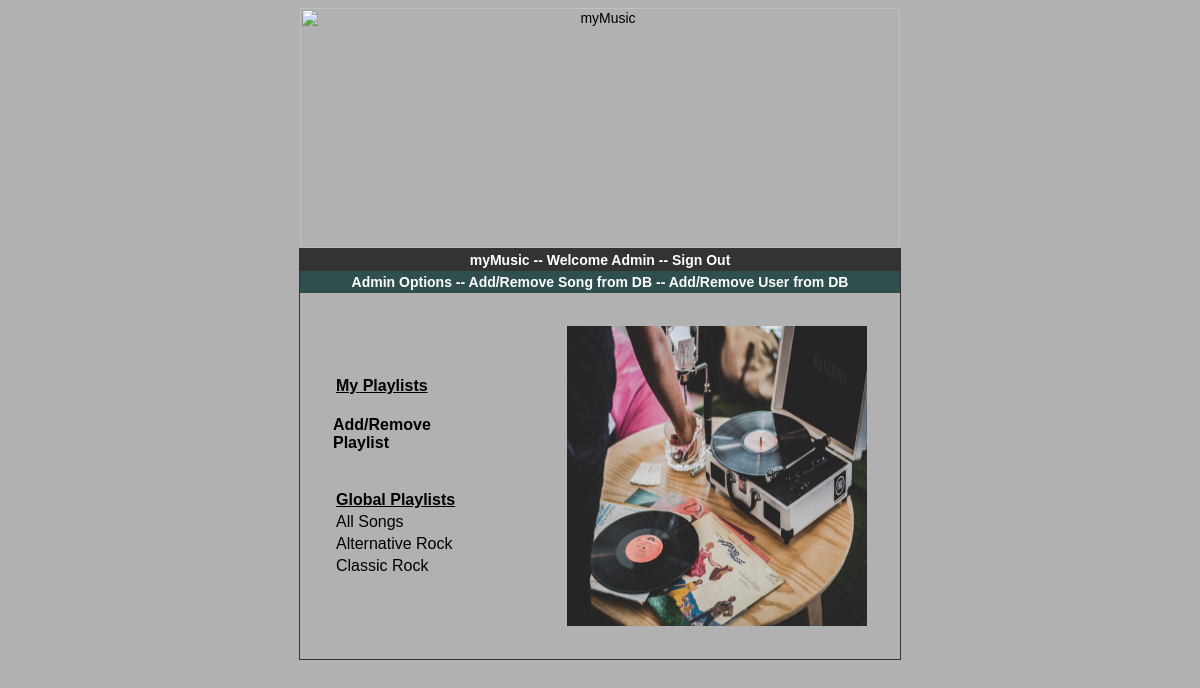
The app's page /welcome.php (signed in), older data.
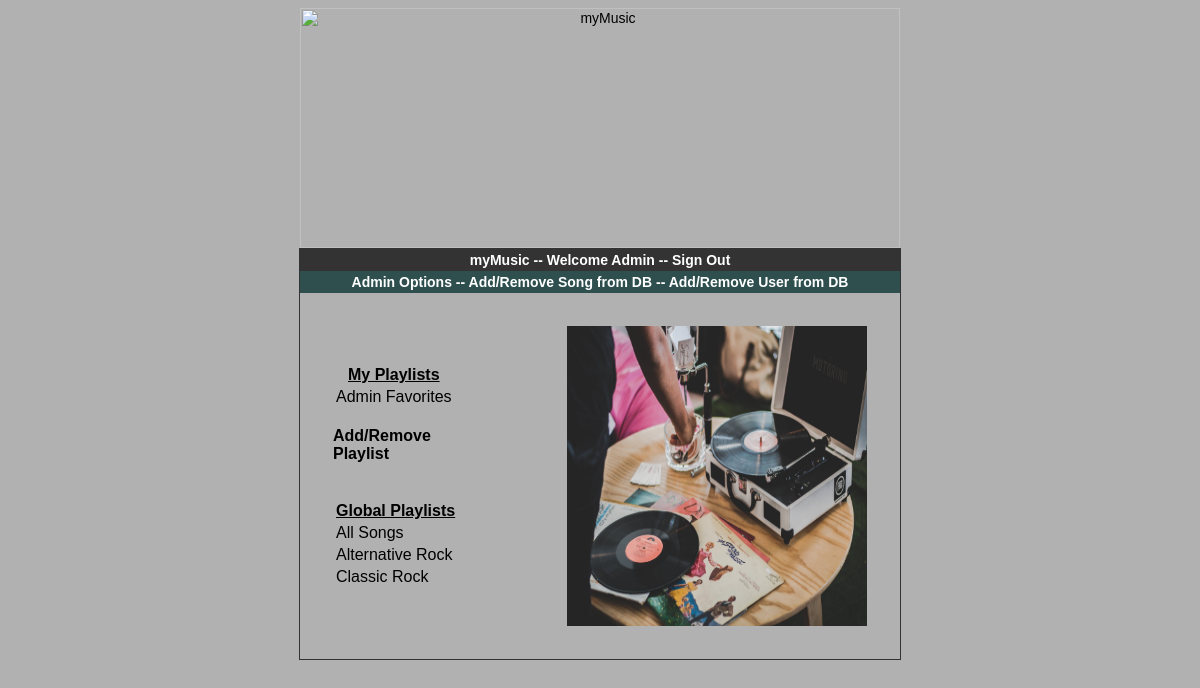
The same page, newer data.
### tables this page shows
CREATE TABLE `playlists` (
  `playlistid` int(11) NOT NULL,
  `name` varchar(20) NOT NULL,
  `globalflag` int(1) NOT NULL,
  `userid` int(11) DEFAULT NULL
);

### session.php (called while the page is built, shortened)
<?php
   include('config.php');
   $user_check = $_SESSION['login_user'];
   $ses_sql = mysqli_query($db,"select username from users where username = '$user_check' ");
   $row = mysqli_fetch_array($ses_sql,MYSQLI_ASSOC);
   $login_session = $row['username'];
?>

### welcome.php (the view, shortened to what this page needs)
<?php
   include('session.php');
	$result = mysqli_query($db, "SELECT userid, userfname, userlname, username,adminflag FROM users WHERE username = '$login_session' ");
    $row = mysqli_fetch_array($result,MYSQLI_ASSOC);
	$userid = $row['userid'];
    $userfname = $row['userfname'];
    $adminflag = $row['adminflag'];
?>
<html>
	<head>
   </head>
	<body bgcolor = "#B2B1B1">
		<div align = "center">
			<img alt="myMusic" src="header.jpg" width="600px" height="240px">
			<br>
        	<div style = "width:600px; border: solid 1px #333333; " align = "left">
				<div style = "width:594px;background-color:#333333; color:#FFFFFF; padding:3px;" align="center">
					<b>myMusic -- Welcome <?php echo $userfname; ?> -- <a href = "logout.php">Sign Out</a></b>
				</div>
				<?php
					if($adminflag == '1')
					{
						echo "<div style = 'width:594x;background-color:#2F4F4F; color:#FFFFFF; padding:3px;' align='center'>";
						echo "<b>Admin Options -- <a href = 'song_manage.php'>Add/Remove Song from DB</a> -- <a href = 'user_manage.php'>Add/Remove User from DB</a></b>";
						echo "<br></div>";
					}
				?>
				<div style = "margin:30px">
					<table>
						<tr>
							<td>
								<?php
									$sql = "SELECT playlistid,name FROM Playlists where Userid = '$userid'";
									$result = $db->query($sql);
									echo "<table><tr><th><u>My Playlists</u></th></tr>";
 									while($row = $result->fetch_assoc())
 									{
										$id = $row['playlistid'];
										$result1 = mysqli_query($db, "SELECT songid FROM playlistsongs WHERE playlistid = $id limit 1");
    									$row1 = mysqli_fetch_array($result1,MYSQLI_ASSOC);
										$song = $row1['songid'];
										$name = $row['name'];
										echo "<tr><td><a href = 'playlist.php?id=$id&song=$song'>$name</a></td></tr>";
 									}
								 	echo "</table><br><a href='playlist_manage.php'><b>Add/Remove Playlist</b></a><br><br><br>";
									$sql = "SELECT playlistid,name FROM Playlists where GlobalFlag = '1'";
									$result = $db->query($sql);
									echo "<table><tr><th><u>Global Playlists</u></th></tr>";
							 		while($row = $result->fetch_assoc())
 									{
										$id = $row['playlistid'];
										$result1 = mysqli_query($db, "SELECT songid FROM playlistsongs WHERE playlistid = $id limit 1");
							    		$row1 = mysqli_fetch_array($result1,MYSQLI_ASSOC);
										$song = $row1['songid'];
										$name = $row['name'];
										echo "<tr><td><a href = 'playlist.php?id=$id&song=$song'>$name</a></td></tr>";
							 		}
						 	   		echo "</table>";
								?>
							</td>
							<td width="400px">
								<img align="right" alt='$title' src='welcome.jpg' height='300' width='300'>
							</td>
						</tr>
					</table>
				</div>
			</div>
		</div>
   </body>
</html>

Row changes from the older to the newer data that the page shows:
added playlists: name "Admin Favorites"
